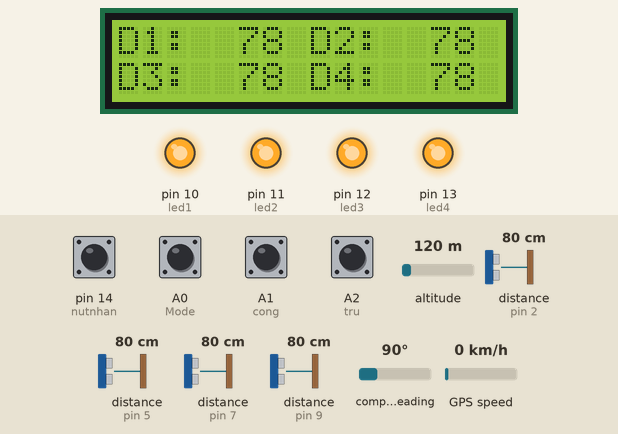
Recording of a sketch running on a simulated Arduino Mega 2560, built with avr-gcc and run on an emulated ATmega2560. Parts: 16×2 character LCD, output pins drawn as LEDs (lit = HIGH). Wiring (inferred from the names in the program): 4 × ultrasonic range finder: trigger pin 3, echo pin 2 / trigger pin 4, echo pin 5 / trigger pin 6, echo pin 7 / trigger pin 8, echo pin 9. The inputs (shaded band) are chosen by the test bench; at power-on: A0 (Mode), A1 (cong), A2 (tru), pin 14 (nutnhan) HIGH, altitude 120 m, distance to the obstacle (sensors on pin 2, pin 5, pin 7, pin 9) 80 cm, compass heading 90°, GPS speed 0 km/h. The echo pulse lasts 58.3 µs per cm; the GPS gets a fix after 3 s at 37.7749, -122.4194 with 8 satellites; pins used as bus, display or sensor lines are not drawn.

Above: at 1.09 s.
1.4 s: A0 (Mode) pulled LOW for 1 s
At 2.8 s:
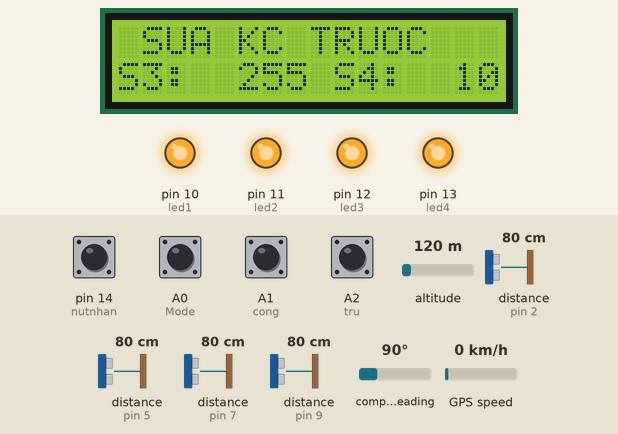
3.0 s: A0 (Mode) pulled LOW for 1 s
At 4.4 s:
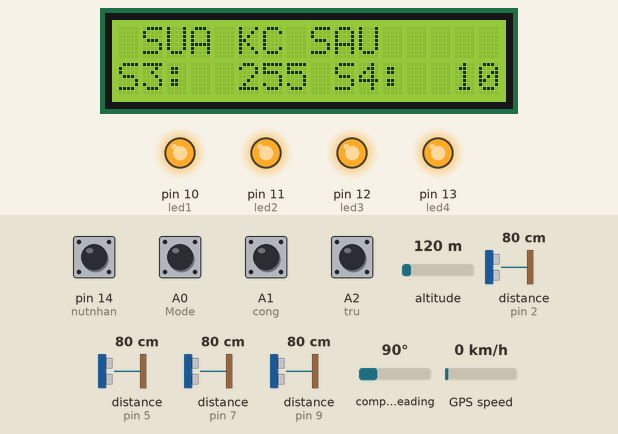
4.6 s: A1 (cong) pulled LOW for 0.15 s
5.3 s: A2 (tru) pulled LOW for 1 s
At 6.8 s:
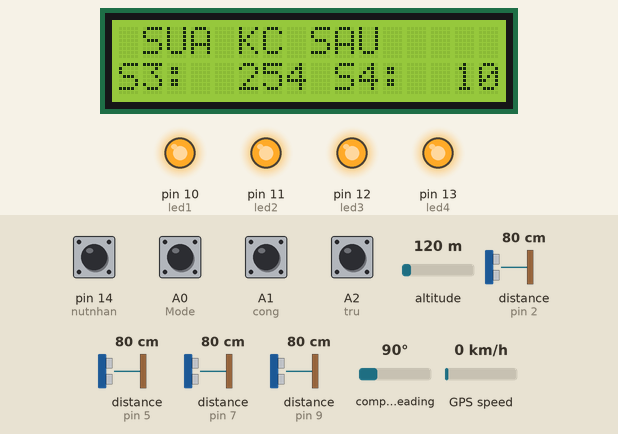
6.9 s: A2 (tru) pulled LOW for 0.15 s
7.6 s: A1 (cong) pulled LOW for 1 s
At 9.4 s:
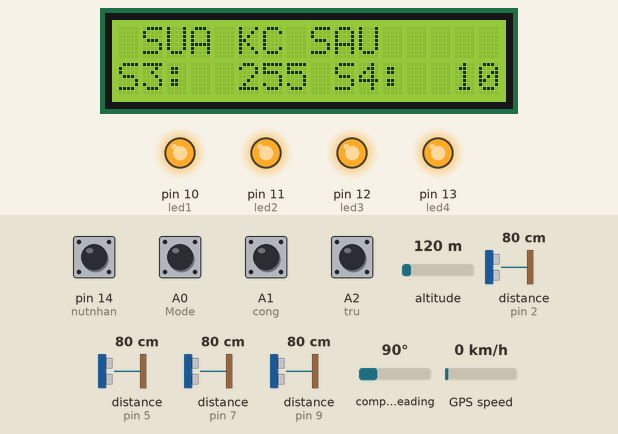
Timing chart, 0 to 10.2 s (numbered marks = the images above; inputs shaded):
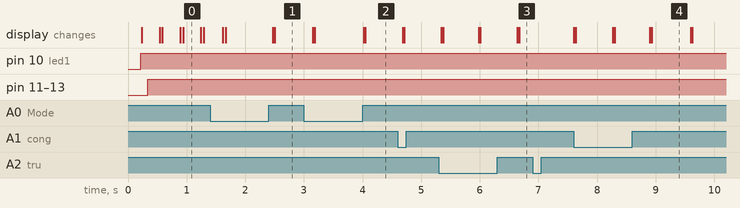

Measured:
- after the input at 1.4 s, the display: first differs from a run without the input after 1.1 s (image 1)
- after the input at 3.0 s, the display: first differs from a run without the input after 1.0 s (image 2)
- after the input at 6.9 s, every drawn part: stays the same
- what the display in image 4 shows lasts 0.7 s, from 8.9 s to 9.6 s

The sketch:

HCSR04.ino
```cpp
#include <EEPROM.h>
#include <SoftwareSerial.h>
#include <TinyGPS.h>

int state = 0;
const int pin = 9;
float gpslat, gpslon;

TinyGPS gps;
//////Cảm biến trước
const int trig1 = 3;     // chân trig của HC-SR04
const int echo1 = 2;     // chân echo của HC-SR04

/////Cảm biến phải
const int trig2 = 4;     // chân trig của HC-SR04
const int echo2 = 5;     // chân echo của HC-SR04

/////Cảm biến sau
const int trig3 = 6;     // chân trig của HC-SR04
const int echo3 = 7;     // chân echo của HC-SR04

/////Cảm biến trái
const int trig4 = 8;     // chân trig của HC-SR04
const int echo4 = 9;     // chân echo của HC-SR04

#define Mode A0
#define cong A1
#define tru  A2
#define led1 10
#define led2 11
#define led3 12
#define led4 13
#define nutnhan 14
int dem=0,maxTruoc = 20, maxPhai = 10, maxSau = 20, maxTrai = 10;
int distance1,distance2,distance3,distance4;
#include <Wire.h>
#include <LiquidCrystal_I2C.h>
LiquidCrystal_I2C lcd(0x27,16,2);
String tt="";
long time1;
void setup()
{   lcd.init();                      // initialize the lcd
    lcd.backlight();
    Serial.begin(9600);     // giao tiếp Serial với baudrate 9600
    Serial1.begin(9600);
    Serial2.begin(9600);
    pinMode(trig1,OUTPUT);   // chân trig sẽ phát tín hiệu
    pinMode(echo1,INPUT);    // chân echo sẽ nhận tín hiệu
    pinMode(trig2,OUTPUT);   // chân trig sẽ phát tín hiệu
    pinMode(echo2,INPUT);    // chân echo sẽ nhận tín hiệu
    pinMode(trig3,OUTPUT);   // chân trig sẽ phát tín hiệu
    pinMode(echo3,INPUT);    // chân echo sẽ nhận tín hiệu
    pinMode(trig4,OUTPUT);   // chân trig sẽ phát tín hiệu
    pinMode(echo4,INPUT);    // chân echo sẽ nhận tín hiệu
    pinMode(led1, OUTPUT);
    pinMode(led2, OUTPUT);
    pinMode(led3, OUTPUT);
    pinMode(led4, OUTPUT);
    pinMode(Mode, INPUT_PULLUP);
    pinMode(cong, INPUT_PULLUP);
    pinMode(tru, INPUT_PULLUP);
    pinMode(nutnhan, INPUT_PULLUP);
    maxTruoc = EEPROM.read(0);
    maxSau = EEPROM.read(1);
    delay(100);
}
long times=0;
void gui(){
  while (Serial1.available())
  {
    int c = Serial1.read();
    if (gps.encode(c))
    {
      gps.f_get_position(&gpslat, &gpslon);
    }
  }
    if (distance1 <= maxTruoc && state == 0) {
       if(millis() - times >= 30000){
      Serial2.print("\r");
      delay(1000);
      Serial2.print("AT+CMGF=1\r");
      delay(1000);
      /*Replace XXXXXXXXXX to 10 digit mobile number &
        ZZ to 2 digit country code*/
      Serial2.print("AT+CMGS=\"+ZZXXXXXXXXXX\"\r");
      delay(1000);
      //The text of the message to be sent.
      Serial2.print("CANH BAO VA CHAM: ");
      Serial2.print("Latitude :");
      Serial2.println(gpslat, 6);
      Serial2.print("Longitude:");
      Serial2.println(gpslon, 6);
      delay(1000);
      Serial2.write(0x1A);
      delay(1000);
      state = 1;
    }
    }


      delay(100);
  }

void loop()
{
  if(dem == 0){
  ///Đo khoảng cách trước
    unsigned long duration1; // biến đo thời gian
    int distance1;           // biến lưu khoảng cách
    /* Phát xung từ chân trig */
    digitalWrite(trig1,0);   // tắt chân trig
    delayMicroseconds(2);
    digitalWrite(trig1,1);   // phát xung từ chân trig
    delayMicroseconds(5);   // xung có độ dài 5 microSeconds
    digitalWrite(trig1,0);   // tắt chân trig

    /* Tính toán thời gian */
    // Đo độ rộng xung HIGH ở chân echo.
    duration1 = pulseIn(echo1,HIGH);
    // Tính khoảng cách đến vật.
    distance1 = int(duration1/2/29.412);

    ///Đo khoảng cách trước
    unsigned long duration2; // biến đo thời gian
    int distance2;           // biến lưu khoảng cách
    /* Phát xung từ chân trig */
    digitalWrite(trig2,0);   // tắt chân trig
    delayMicroseconds(2);
    digitalWrite(trig2,1);   // phát xung từ chân trig
    delayMicroseconds(5);   // xung có độ dài 5 microSeconds
    digitalWrite(trig2,0);   // tắt chân trig

    /* Tính toán thời gian */
    // Đo độ rộng xung HIGH ở chân echo.
    duration2 = pulseIn(echo2,HIGH);
    // Tính khoảng cách đến vật.
    distance2 = int(duration2/2/29.412);

    ///Đo khoảng cách trước
    unsigned long duration3; // biến đo thời gian
    int distance3;           // biến lưu khoảng cách
    /* Phát xung từ chân trig */
    digitalWrite(trig3,0);   // tắt chân trig
    delayMicroseconds(2);
    digitalWrite(trig3,1);   // phát xung từ chân trig
    delayMicroseconds(5);   // xung có độ dài 5 microSeconds
    digitalWrite(trig3,0);   // tắt chân trig

    /* Tính toán thời gian */
    // Đo độ rộng xung HIGH ở chân echo.
    duration3 = pulseIn(echo3,HIGH);
    // Tính khoảng cách đến vật.
    distance3 = int(duration3/2/29.412);

    ///Đo khoảng cách trước
    unsigned long duration4; // biến đo thời gian
    int distance4;           // biến lưu khoảng cách
    /* Phát xung từ chân trig */
    digitalWrite(trig4,0);   // tắt chân trig
    delayMicroseconds(2);
    digitalWrite(trig4,1);   // phát xung từ chân trig
    delayMicroseconds(5);   // xung có độ dài 5 microSeconds
    digitalWrite(trig4,0);   // tắt chân trig

    /* Tính toán thời gian */
    // Đo độ rộng xung HIGH ở chân echo.
    duration4 = pulseIn(echo4,HIGH);
    // Tính khoảng cách đến vật.
    distance4 = int(duration4/2/29.412);
    lcd.setCursor(0, 0);
    lcd.print("D1:  " +String(distance1) + " D2:  " + String(distance2));
    lcd.setCursor(0, 1);
    lcd.print("D3:  " +String(distance3) + " D4:  " + String(distance4) );
}
else{
  lcd.setCursor(0, 0);
    lcd.print(tt) ;
    lcd.setCursor(0, 1);
    lcd.print("S3:  " +String(maxSau) + " S4:  " + String(maxTrai)) ;
}
    if(digitalRead(Mode) == 0 && millis() - time1+9 <= 500){
      dem = dem+1;
      delay(500);
    }
    else {
      time1 = millis();
    }
    if(dem == 1){
      tt = (" SUA KC TRUOC");
      if(digitalRead(cong) ==0){
        maxTruoc = maxTruoc + 1;
        delay(300);
      }
      if(digitalRead(tru) ==0 && maxTruoc >= 0){
        maxTruoc = maxTruoc - 1;
        delay(300);
      }
    }

    if(dem == 2){
      tt = (" SUA KC SAU  ");
      if(digitalRead(cong) ==0){
        maxSau = maxSau + 1;
        delay(300);
      }
      if(digitalRead(tru) ==0 && maxSau >= 0){
        maxSau = maxSau - 1;
        delay(300);
      }
    }
  if(dem == 3){
    tt = ("  DANG LUU    ");
    EEPROM.write(0, maxTruoc);
    delay(5);
    EEPROM.write(10, maxSau);
    delay(2000);
    dem = 0;
  }


    if(distance1 <= maxTruoc){
      digitalWrite(led1, HIGH);
      gui();
      if(digitalRead(nutnhan) == 0){
        state = 1;
    }
    }
    else {digitalWrite(led1, LOW);
    state = 0;
      times = millis();
    }
    if(distance2 <= maxPhai){
      digitalWrite(led2, HIGH);
    }
    else digitalWrite(led2, LOW);

    if(distance3 <= maxSau){
      digitalWrite(led3, HIGH);
    }
    else digitalWrite(led3, LOW);

    if(distance4 <= maxTrai){
      digitalWrite(led4, HIGH);
    }
    else digitalWrite(led4, LOW);
    delay(200);
    lcd.clear();

}
```
